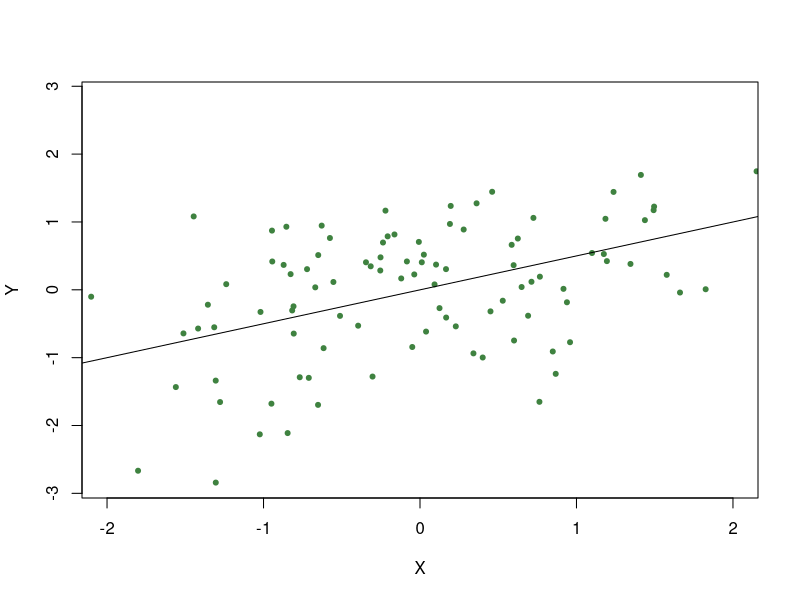
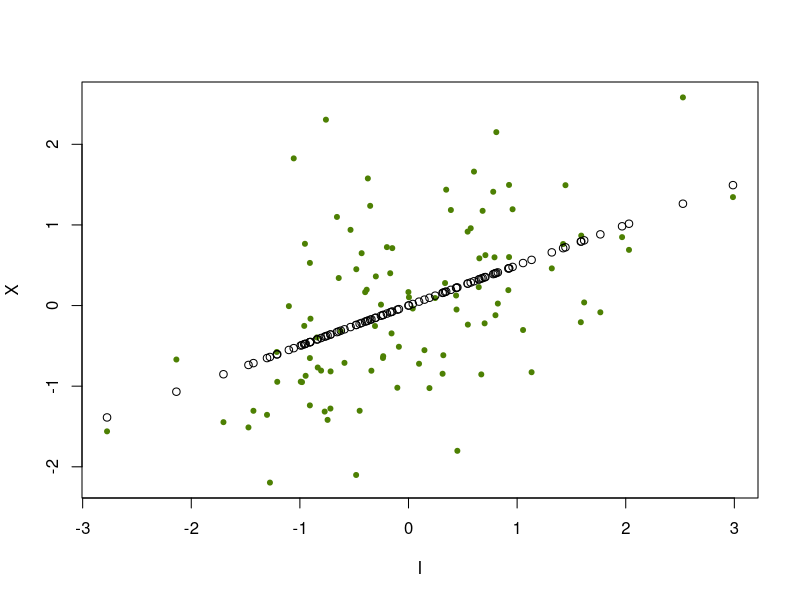
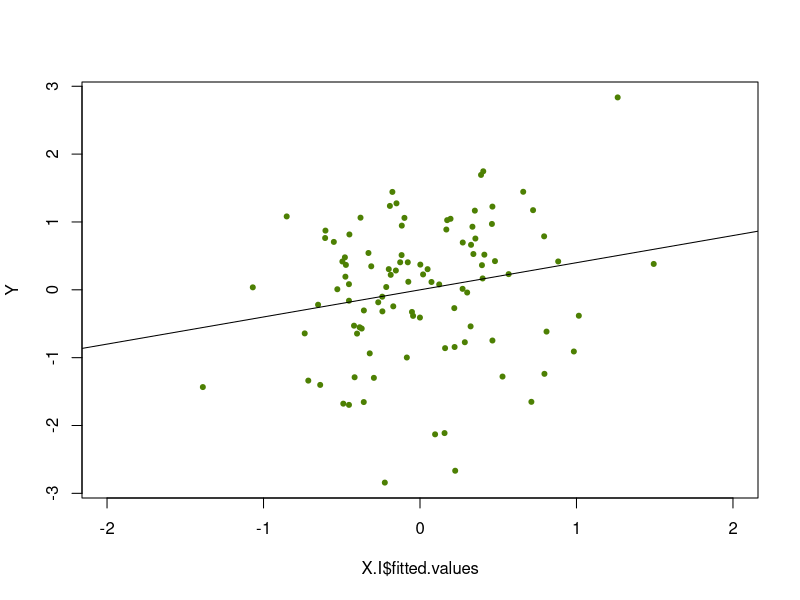
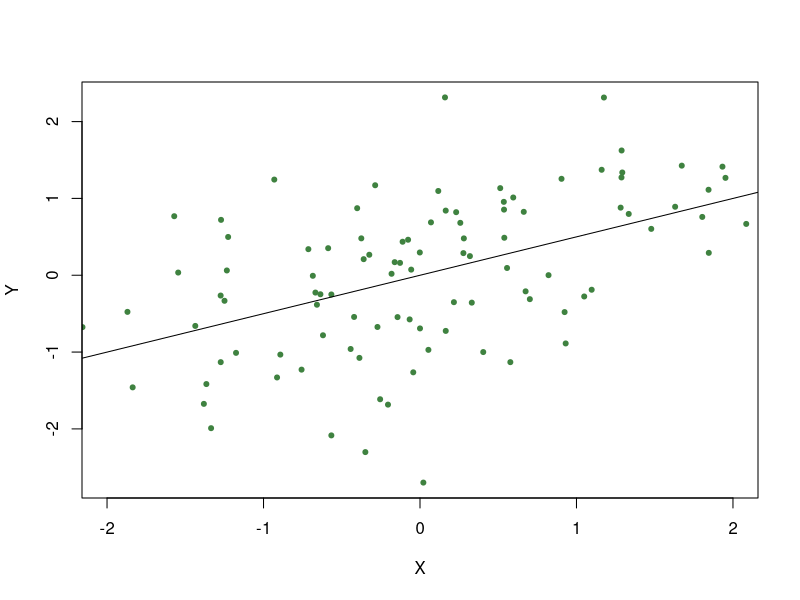
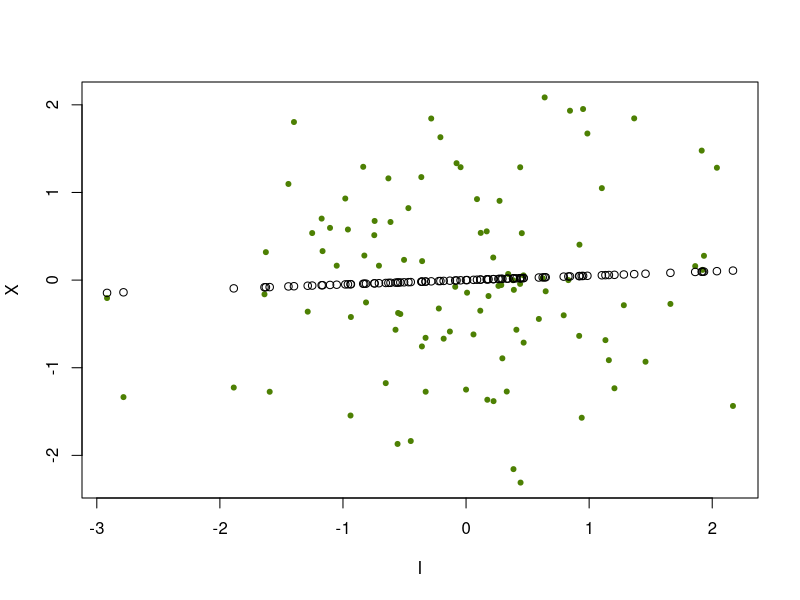
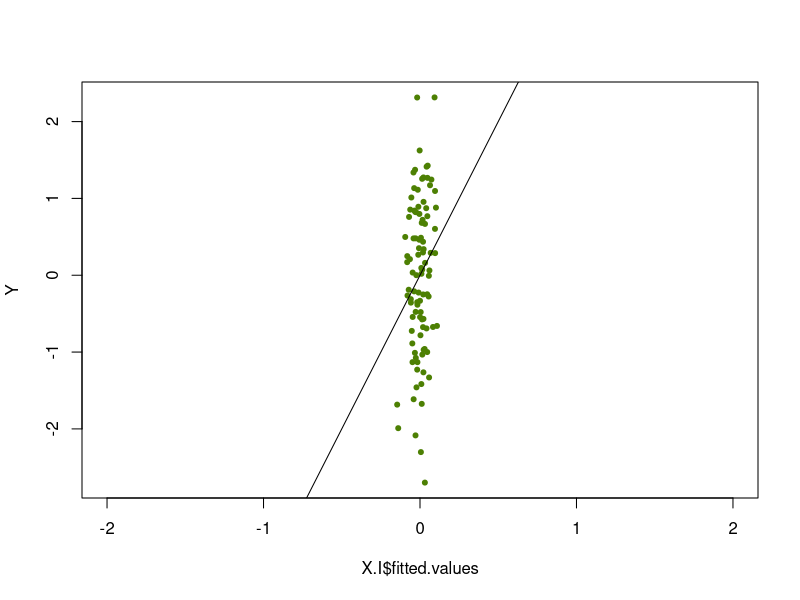

These charts were generated, in order, by the following R code:
install.packages('MASS')
require(MASS)
green = rgb(63/255, 130/255, 64/255)

S = matrix(c(
  1.0, 0.5, 0.2,
  0.5, 1.0, 0.5,
  0.2, 0.5, 1.0
),3 ,3)
colnames(S) = c('Y', 'X', 'I')
rownames(S) = c('Y', 'X', 'I')

test = mvrnorm(
  100,
  mu = c(0, 0, 0),
  Sigma = S,
  empirical = T
)

cor(test)

Y = test[,1]
X = test[,2]
I = test[,3]

X.Y = lm(Y ~ X)

plot(
  X, Y,
  col = green,
  pch = 20,
  xlab = NULL,
  ylab = NULL,
  main = NULL,
  xlim = c(-2, 2)
)
abline(lm(X.Y))
# points(I, X.I$fitted.values)

X.I = lm(X ~ I)
plot(
  I, X,
  col = rgb(.3, .5, .01),
  pch = 20,
  xlab = NULL,
  ylab = NULL,
  main = NULL
)
points(I, X.I$fitted.values)


X.fittedI = lm(Y ~ X.I$fitted.values)
summary(X.fittedI)
plot(
  X.I$fitted.values, Y,
  col = rgb(.3, .5, .01),
  pch = 20,
  xlab = NULL,
  ylab = NULL,
  main = NULL,
  xlim = c(-2, 2)
)
abline(X.fittedI)




#schwache Instrumente

S = matrix(c(
  1.0,  0.5,  0.2,
  0.5,  1.0, 0.05,
  0.2, 0.05, 1.0
),3 ,3)
colnames(S) = c('Y', 'X', 'I')
rownames(S) = c('Y', 'X', 'I')

test = mvrnorm(
  100,
  mu = c(0, 0, 0),
  Sigma = S,
  empirical = T
)

cor(test)

Y = test[,1]
X = test[,2]
I = test[,3]

X.Y = lm(Y ~ X)

plot(
  X, Y,
  col = green,
  pch = 20,
  xlab = NULL,
  ylab = NULL,
  main = NULL,
  xlim = c(-2, 2)
)
abline(lm(X.Y))
# points(I, X.I$fitted.values)

X.I = lm(X ~ I)
plot(
  I, X,
  col = rgb(.3, .5, .01),
  pch = 20,
  xlab = NULL,
  ylab = NULL,
  main = NULL
)
points(I, X.I$fitted.values)


X.fittedI = lm(Y ~ X.I$fitted.values)
summary(X.fittedI)
plot(
  X.I$fitted.values, Y,
  col = rgb(.3, .5, .01),
  pch = 20,
  xlab = NULL,
  ylab = NULL,
  main = NULL,
  xlim = c(-2, 2)
)
abline(X.fittedI)